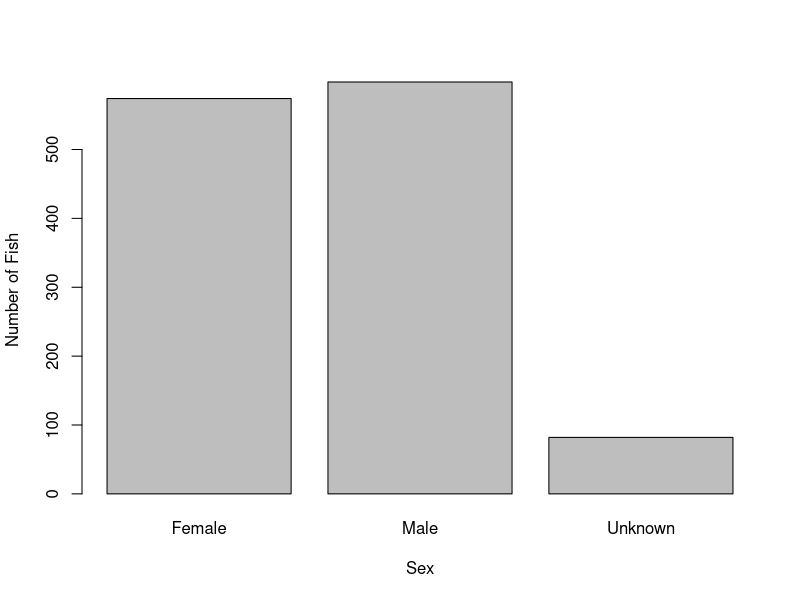
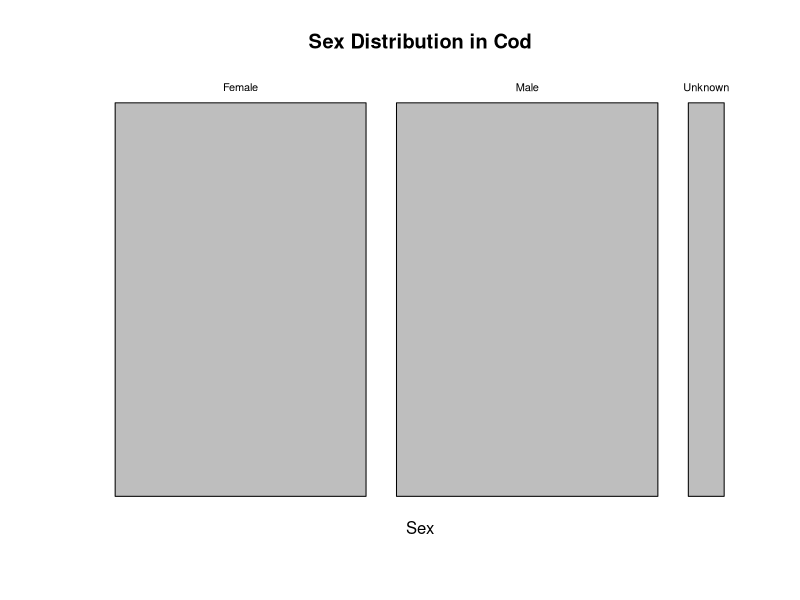
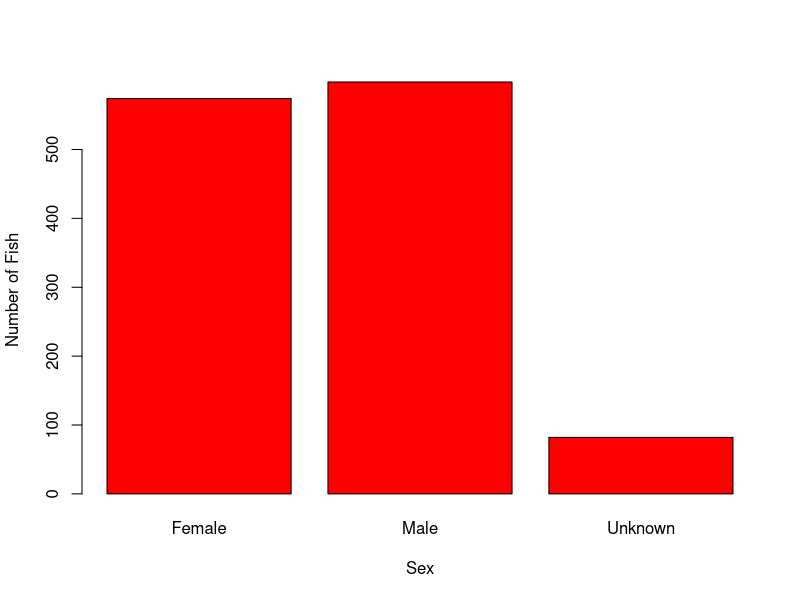
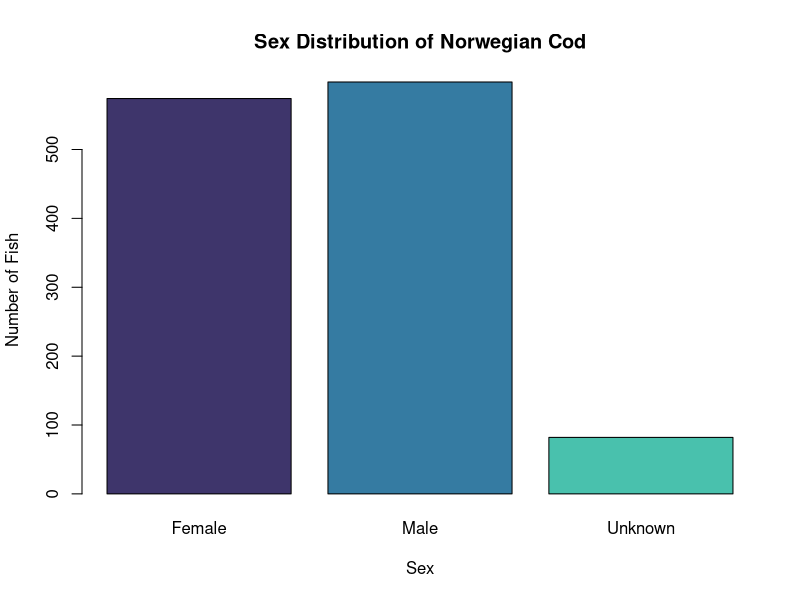
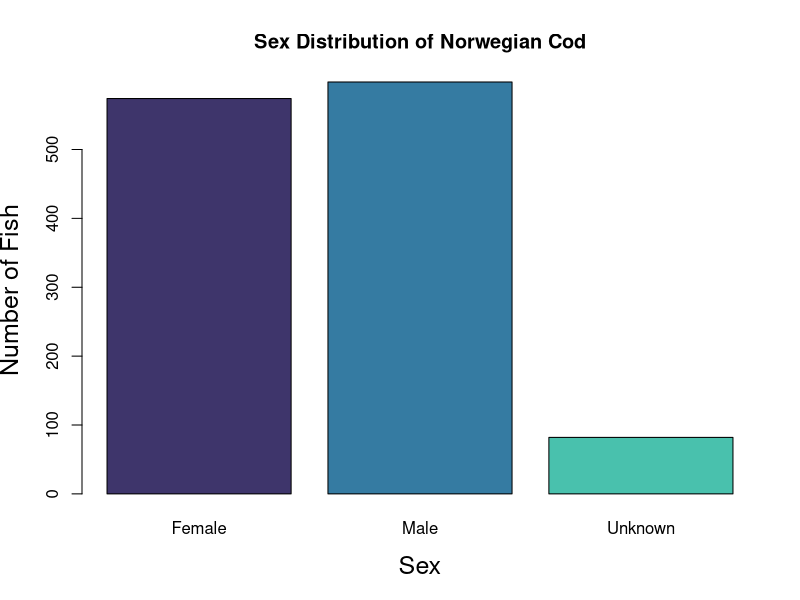
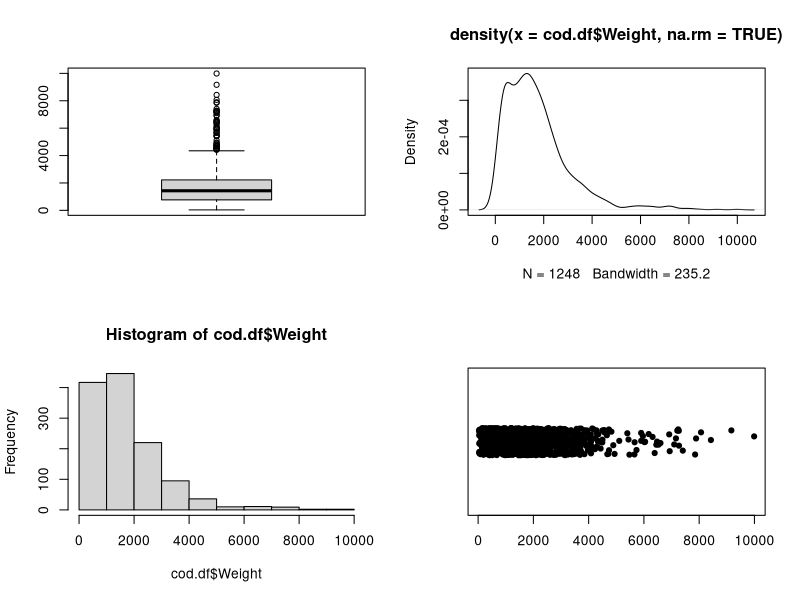
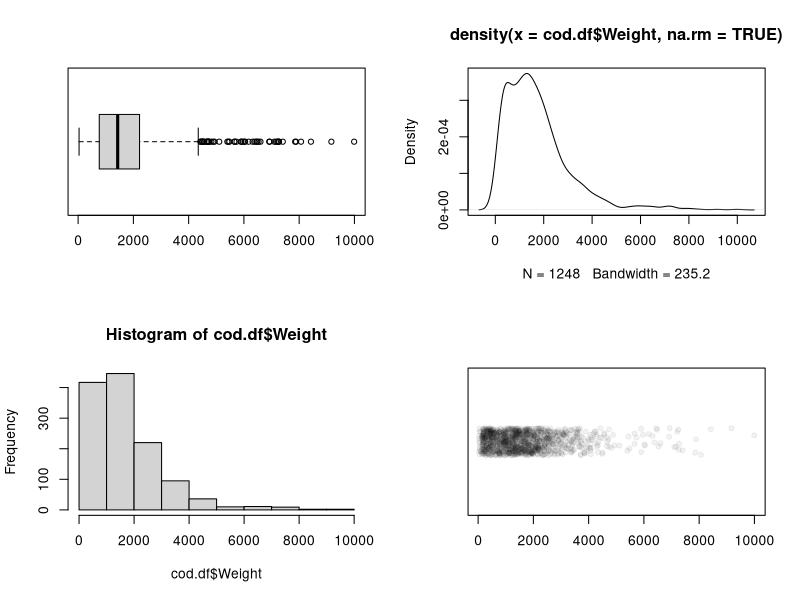
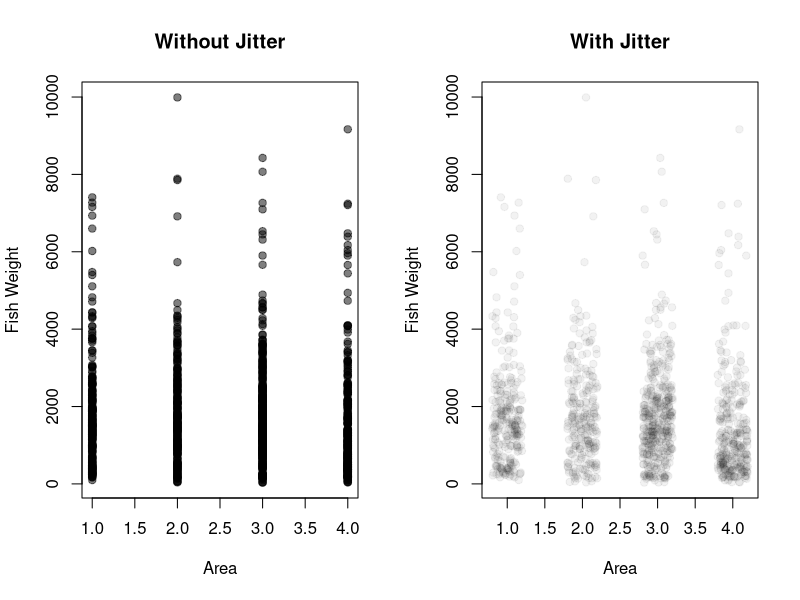

These charts were generated, in order, by the following R code:
vec <- c("Lily's", "BIO 380", "Lab")
my.vec <- seq(from = 10, to = 300, length = 5)
another.vec <- rep(c("Success", "Failure"), times = c(30, 70))
vec[2]
my.vec[3]
another.vec[100]
another.vec[50:60]
vec[-2]
vec[-c(2:3)]
a.matrix <- matrix(data = LETTERS[1:20], ncol = 4, nrow = 5, byrow = T)
a.matrix[2, 3]
a.matrix[2, ]
a.matrix[, 3]
a.matrix[-3, c(3:4)]
setwd("/Users/lilygetter/Documents/Biology380/Wk3")
cod.df <- read.csv(file="Cod.csv")
str(cod.df)
cod.df$Prevalence
cod.df[cod.df$Sex == 2, "Sex"] <- "Male"
cod.df[cod.df$Sex == 1, "Sex"] <- "Female"
cod.df[cod.df$Sex == 0, "Sex"] <- "Unknown"
head(cod.df$Sex)
Male1.df <- subset(cod.df, subset = (Sex == "Male"))
Male2.df <- cod.df[cod.df$Sex == "Male", ]
identical(Male1.df, Male2.df)
# Checkpoint 1: See code below
clean.cod.df <- cod.df[cod.df$Sex != "Unknown", ]
str(clean.cod.df)
dim(clean.cod.df)
unique(clean.cod.df$Sex)
table(clean.cod.df$Sex)
table(clean.cod.df$Sex, clean.cod.df$Stage)
aggregate(Length ~ Sex, data = clean.cod.df, sd)
# Checkpoint 2: See code 
# A. There are 1254 fish in the entire data set
dim(cod.df)
# B. 45.77% of the fish are female, 47.69% are male, and 6.54% are unknown. 
sex <- table(cod.df$Sex)
percentsex <- sex/1254 * 100
percentsex
# C. There are four different areas labeled 1-4.
unique(cod.df$Area)
# D. The average weight of a female is 1857.852 grams, the average weight of a male is 1593.79 grams, and the average weight of an unknown is 1443.81 grams.
aggregate(Weight ~ Sex, data = cod.df, mean)
# E. 273 female fish have parasite infections, or 47.5% of total female fish. 268 male fish, or 44.8% of total male fish have a parasite infection. 41 fish of unknown sex, or 50% of total fish of unknown sex have a parasite infection. Thus, parasite infections are most common in fish of unknown sex, followed by females, and finally males. 
sick.cod.df <- cod.df[cod.df$Prevalence != 0, ]
table(sick.cod.df$Sex)
table(sick.cod.df$Sex)/table(cod.df$Sex)
# F. 48% (133 fish) in area 1 have parasite infections, compared with 32% (83 fish) in area 2, 35% (146 fish) in area 3, and 71% (220 fish) in area 4. Therefore, parastie infections are most common in area 4.
table(sick.cod.df$Area)
table(sick.cod.df$Area)/table(cod.df$Area)

barplot(table(cod.df$Sex), xlab = "Sex", ylab = "Number of Fish")
mosaicplot(Sex ~ 1, data = cod.df, main = "Sex Distribution in Cod")
barplot(table(cod.df$Sex), xlab = "Sex", ylab = "Number of Fish", col = "red")
install.packages("viridisLite")
library(viridisLite)
(our.colors <- mako(length(unique(cod.df$Sex)), begin = 0.25, end = 0.75))
barplot(table(cod.df$Sex), xlab = "Sex", ylab = "Number of Fish", col = our.colors,
        main = "Sex Distribution of Norwegian Cod")
barplot(table(cod.df$Sex), xlab = "Sex", ylab = "Number of Fish", col = our.colors,
        main = "Sex Distribution of Norwegian Cod", cex.lab = 1.5)
par(mfrow = c(2, 2))
boxplot(cod.df$Weight)
plot(density(cod.df$Weight, na.rm = TRUE))
hist(cod.df$Weight)
stripchart(cod.df$Weight, method = "jitter", pch = 19)
par(mfrow = c(2, 2))
boxplot(cod.df$Weight, horizontal = TRUE)
plot(density(cod.df$Weight, na.rm = TRUE))
hist(cod.df$Weight)
stripchart(cod.df$Weight, method = "jitter", pch = 19, col = rgb(0, 0, 0, alpha = 0.05))
summary(cod.df$Weight)

par(mfrow = c(1, 2))
plot(cod.df$Area, cod.df$Weight, xlab = "Area", ylab = "Fish Weight", pch = 19, col = rgb(0, 0, 0, alpha = 0.5), main = "Without Jitter")
plot(jitter(cod.df$Area), cod.df$Weight, xlab = "Area", ylab = "Fish Weight", pch = 19, col = rgb(0, 0, 0, alpha = 0.05), main = "With Jitter")
head(cod.df$Area)
head(jitter(cod.df$Area))
plot(cod.df$Length, cod.df$Weight, pch = 19, xlab = "Length", ylab = "Weight", col = rgb(0, 0, 0, alpha = 0.15))
my.colors <- viridis(2, begin = 0.3, end = 0.7, alpha = 0.25)


male.df <- subset(cod.df, subset = (Sex == "Male"))
female.df <- subset(cod.df, subset = (Sex == "Female"))
plot(female.df$Length, female.df$Weight,
     pch = 19, cex = 1.5,
     xlab = 'Length', ylab = 'Weight',
     col = my.colors[1])
points(male.df$Length, male.df$Weight,
       pch = 19, cex = 1.5,
       col = my.colors[2])
legend('topleft',
       legend = c("Females","Males"),
       col = my.colors, 
       pch = 19, cex = 1.5, 
       bty = 'n')
pdf(file = 'MyFishPlot.pdf')

plot(female.df$Length, female.df$Weight,
     pch = 19, cex = 1.5,
     xlab = 'Length', ylab = 'Weight',
     col = my.colors[1])
points(male.df$Length, male.df$Weight,
       pch = 19, cex = 1.5,
       col = my.colors[2])
legend('topleft',
       legend = c("Females","Males"), 
       col = my.colors, 
       pch = 19, cex = 1.5,
       bty = 'n') 
dev.off()

# Checkpoint 3: This graph shows the number of sick fish by sex (sick.cod.df was created in an earlier checkpoint)
barplot(table(sick.cod.df$Sex), xlab = "Sex", ylab = "Number of Fish with Parasite Infections", col = "red")
# Checkpoint 4: This graph shows the number of sick fish by area (sick.cod.df was created in an earlier checkpoint)
barplot(table(cod.df$Area), xlab = "Area", ylab = "Number of Fish with Parasite Infections", col = "blue")
# Checkpoint 5: This graph shows the length of fish with infections compared to fish without infections
plot(jitter(cod.df$Prevalence), cod.df$Length, xlab = "Infection Status", ylab = "Fish Length (cm)", pch = 19, col = rgb(0, 0, 0, alpha = 0.05))



alphabet <- letters[1:26]
sample(alphabet, size = 10, replace = T)
sample(alphabet, size = 10, replace = F)
rbinom(5, size = 10, prob = 0.6)
dbinom(4:7, size = 10, prob = 0.6)
pbinom(4:7, size = 10, prob = 0.6)
qbinom(c(0.5,0.9), size = 10, prob = 0.6)
sample.size <- 10
prob.success <- 0.6
possible.outcomes <- 0:sample.size
probabilities <- dbinom(possible.outcomes,
                        size = sample.size,
                        prob = prob.success)
par(mfcol = c(2,2), mar = c(4,4,3,1))
plot(possible.outcomes, probabilities,
     xlab = '# Successes',
     ylab = 'Probability',
     main = 'Probability Distribution Function',
     pch = 19)
cumulative.prob <- pbinom(possible.outcomes,
                          size = sample.size,
                          prob = prob.success)
plot(possible.outcomes, cumulative.prob,
     xlab = '# Successes',
     ylab = 'Cumulative Probability',
     main = 'Cumulative Distribution Function',
     pch = 19)
hist(rbinom(100, size = sample.size, prob = prob.success),
     xlab = '# Successes',
     main = 'Random Sample')
quantile.probs <- seq(from = 0, to = 1, length = 100)
quantiles <- qbinom(quantile.probs,
                    size = sample.size,
                    prob = prob.success)
plot(quantile.probs, quantiles,
     xlab = 'Cumulative Probability',
     ylab = 'Quantile',
     main = 'Quantile Function',
     typ = 'l')

mu <- 10
sigma <- 2
n <- 30
xbar.mu <- mu
xbar.sd <- sigma/sqrt(n)
pot.outcomes <- seq(from = 5, to = 15, length = 10000)
sam.prob <- dnorm(pot.outcomes, mean = xbar.mu, sd = xbar.sd)
sam.cumul.prob <- pnorm(pot.outcomes, mean = xbar.mu, sd = xbar.sd)
par(mfcol = c(1,2), cex.lab = 0.8, cex.axis = 0.8)
plot(pot.outcomes, sam.prob, typ = 'l',
     xlab = 'Sample Outcome',
     ylab = 'Probability',
     main = 'Sampling Distribution')
plot(pot.outcomes, sam.cumul.prob, typ = 'l',
     xlab = 'Sample Mean',
     ylab = 'Cumulative Probability',
     main = 'Sampling Distribution')

# Checkpoint 6:
df1 <- 4
t1 <- seq(-4, 4)
tprob1 <- dt(t1, df1)
plot(t1, tprob1, type = "l", lwd = 2, col = "blue",
     xlab = "T-values", ylab = "Density",
     main = "T-Distribution, df =  4")
quantiles <- qt(c(0.025, 0.975), 4)
abline(v = quantiles, col = "red", lty = 2)
# Checkpoint 7:
df2 <- 49
t2 <- seq(-20, 20)
tprob2 <- dt(t2, df2)
plot(t2, tprob2, type = "l", lwd = 2, col = "blue",
     xlab = "T-values", ylab = "Density",
     main = "T-Distribution, df =  49")
quantiles <- qt(c(0.025, 0.975), 49)
abline(v = quantiles, col = "red", lty = 2)


n <- length(cod.df$Prevalence)
num.infected <- sum(cod.df$Prevalence == 1)
alpha <- 0.05
conf.levels <- c(alpha/2, 1 - alpha/2)
(conf.int <- qbinom(conf.levels, size = n, prob = num.infected/n))/n

# Checkpoint 8: The probability that the true prevalence is between 42.8% and 50.1% is 99%. 
n <- length(cod.df$Prevalence)
num.infected <- sum(cod.df$Prevalence == 1)
alpha <- 0.01
conf.levels <- c(alpha/2, 1 - alpha/2)
(conf.int <- qbinom(conf.levels, size = n, prob = num.infected/n))/n

hist(cod.df$Length)
mean.length <- mean(cod.df$Length, na.rm = T)
n.length <- sum(!is.na(cod.df$Length))
sd.length <- sd(cod.df$Length, na.rm = T)
se.length <- sd.length/sqrt(n.length)
n.length; mean.length; sd.length; se.length

alpha <- 0.01
conf.levels <- c(alpha/2, 1-alpha/2)
qt(conf.levels, df = n.length -1)
(fish.conf.int <- mean.length + qt(conf.levels, df = n.length - 1)*se.length)
length.mdl <- lm(Length ~ 1, data = cod.df)
confint(length.mdl, level = 0.99)

# Checkpoint 9: In 1999, the 95% confidence interval for length is 50.35-52.49, in 2000 it is 53.79-57.30, and in 2001 it is 53.47-56.32.
unique(cod.df$Year)

Year1.df <- cod.df[cod.df$Year == 1999, ]
length.mdl1 <- lm(Length ~ 1, data = Year1.df)
confint(length.mdl1, level = 0.95)


Year2.df <- cod.df[cod.df$Year == 2000, ]
length.mdl2 <- lm(Length ~ 1, data = Year2.df)
confint(length.mdl2, level = 0.95)

Year3.df <- cod.df[cod.df$Year == 2001, ]
length.mdl3 <- lm(Length ~ 1, data = Year3.df)
confint(length.mdl3, level = 0.95)


# Checkpoint 10: Area 4 has the highest prevalence, followed by area 1, then 3, then 2.
Area1.df <- cod.df[cod.df$Area == 1, ]
TI1 <- sum(!is.na(Area1.df$Prevalence))
Area2.df <- cod.df[cod.df$Area == 2, ]
TI2 <- sum(!is.na(Area1.df$Prevalence))
Area3.df <- cod.df[cod.df$Area == 3, ]
TI3 <- sum(!is.na(Area1.df$Prevalence))
Area4.df <- cod.df[cod.df$Area == 4, ]
TI4 <- sum(!is.na(Area1.df$Prevalence))
table(cod.df$Area, cod.df$Prevalence)
barplot(table(cod.df$Area, cod.df$Prevalence)[, 2] / table(cod.df$Area), 
        col = "blue", 
        xlab = "Area", 
        ylab = "Prevalence",)



















































